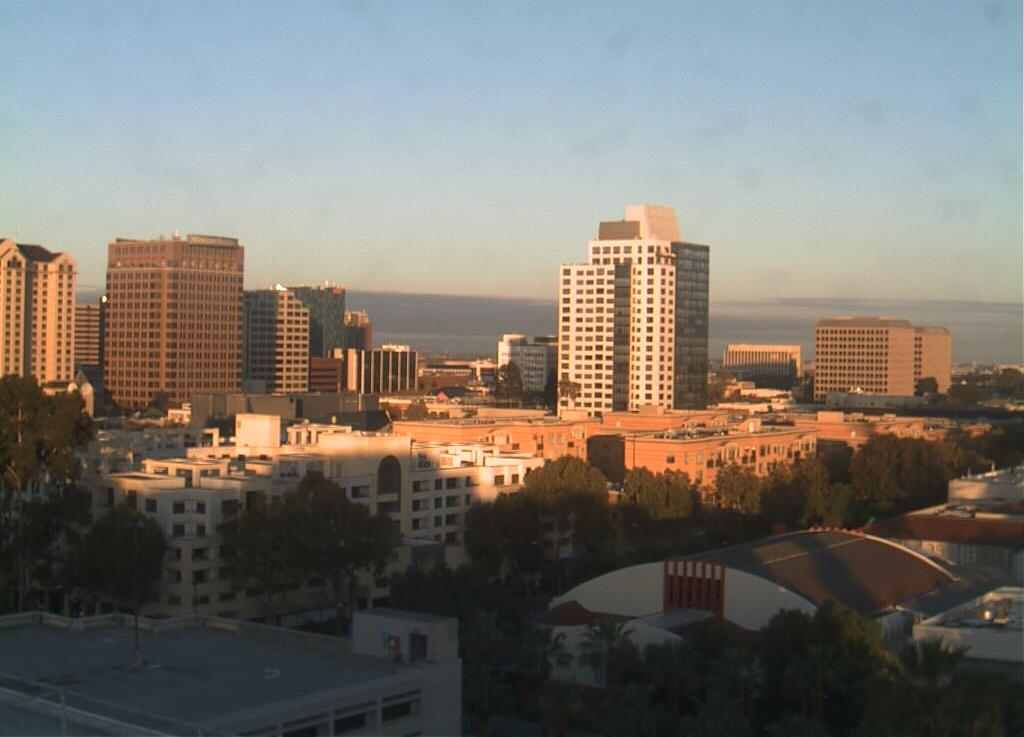
#> input picture Lessons&CourseWorks/1. IntroToComputerVision/1. ImageRepresentation&Classification/5.DayNightClassifications/day_night_images/training/day/20151101_145511.jpg, 1024 x 737 px; its folder holds only this picture in this run
$ jupyter execute --allow-errors 'Accuracy and Misclassification.ipynb'   (shell and % lines are left out)
#> lines starting #> are read from the running program, lines starting #| are printed output that depends on the picture
### Lessons&CourseWorks/1. IntroToComputerVision/1. ImageRepresentation&Classification/5.DayNightClassifications/helpers.py
# Helper functions

import os
import glob # library for loading images from a directory
import matplotlib.image as mpimg

import cv2


# This function loads in images and their labels and places them in a list
# The list contains all images and their associated labels
# For example, after data is loaded, im_list[0][:] will be the first image-label pair in the list
def load_dataset(image_dir):

    # Populate this empty image list
#> called with image_dir = 'day_night_images/training/'
    im_list = []
    image_types = ["day", "night"]

    # Iterate through each color folder
    for im_type in image_types:

        # Iterate through each image file in each image_type folder
        # glob reads in any image with the extension "image_dir/im_type/*"
        for file in glob.glob(os.path.join(image_dir, im_type, "*")):

            # Read in the image
            im = mpimg.imread(file)
#> im is the input picture: shape (737, 1024, 3); mean R, G, B 120.9, 116.4, 109.5

            # Check if the image exists/if it's been correctly read-in
            if not im is None:
                # Append the image, and it's type (red, green, yellow) to the image list
                im_list.append((im, im_type))

    return im_list


## Standardize the input images
# Resize each image to the desired input size: 600x1100px (hxw).

## Standardize the output
# With each loaded image, we also specify the expected output.
# For this, we use binary numerical values 0/1 = night/day.


# This function should take in an RGB image and return a new, standardized version
# 600 height x 1100 width image size (px x px)
def standardize_input(image):

    # Resize image and pre-process so that all "standard" images are the same size
    standard_im = cv2.resize(image, (1100, 600))

    return standard_im


# Examples:
# encode("day") should return: 1
# encode("night") should return: 0
def encode(label):

    numerical_val = 0
    if(label == 'day'):
        numerical_val = 1
    # else it is night and can stay 0

    return numerical_val

# using both functions above, standardize the input images and output labels
def standardize(image_list):

    # Empty image data array
    standard_list = []

    # Iterate through all the image-label pairs
    for item in image_list:
        image = item[0]
        label = item[1]

        # Standardize the image
        standardized_im = standardize_input(image)

        # Create a numerical label
        binary_label = encode(label)

        # Append the image, and it's one hot encoded label to the full, processed list of image data
        standard_list.append((standardized_im, binary_label))

    return standard_list


### Lessons&CourseWorks/1. IntroToComputerVision/1. ImageRepresentation&Classification/5.DayNightClassifications/Accuracy and Misclassification.ipynb
# Day and Night Image Classifier
---

The day/night image dataset consists of 200 RGB color images in two categories: day and night. There are equal numbers of each example: 100 day images and 100 night images.

We'd like to build a classifier that can accurately label these images as day or night, and that relies on finding distinguishing features between the two types of images!

*Note: All images come from the [AMOS dataset](http://cs.uky.edu/~jacobs/datasets/amos/) (Archive of Many Outdoor Scenes).*

### Import resources

Before you get started on the project code, import the libraries and resources that you'll need.

[cell 1]
import cv2 # computer vision library
import helpers

import numpy as np
import matplotlib.pyplot as plt
import matplotlib.image as mpimg

## Training and Testing Data
The 200 day/night images are separated into training and testing datasets.

* 60% of these images are training images, for you to use as you create a classifier.
* 40% are test images, which will be used to test the accuracy of your classifier.

First, we set some variables to keep track of some where our images are stored:

    image_dir_training: the directory where our training image data is stored
    image_dir_test: the directory where our test image data is stored

[cell 2]
# Image data directories
image_dir_training = "day_night_images/training/"
image_dir_test = "day_night_images/test/"

## Load the datasets

These first few lines of code will load the training day/night images and store all of them in a variable, `IMAGE_LIST`. This list contains the images and their associated label ("day" or "night").

For example, the first image-label pair in `IMAGE_LIST` can be accessed by index:
``` IMAGE_LIST[0][:]```.

[cell 3]
# Using the load_dataset function in helpers.py
# Load training data
IMAGE_LIST = helpers.load_dataset(image_dir_training)
#> IMAGE_LIST = 2 items

## Construct a `STANDARDIZED_LIST` of input images and output labels.

This function takes in a list of image-label pairs and outputs a **standardized** list of resized images and numerical labels.

[cell 4]
# Standardize all training images
STANDARDIZED_LIST = helpers.standardize(IMAGE_LIST)
#> the loop in standardize, `for item in image_list:` made 2 passes
#> (label, numerical_val in encode, binary_label) on passes 1 to 2: ('day', 1, 1), ('night', 0, 0)
#> pass 1, in standardize_input, `standard_im = cv2.resize(image, (1100, 600))`:
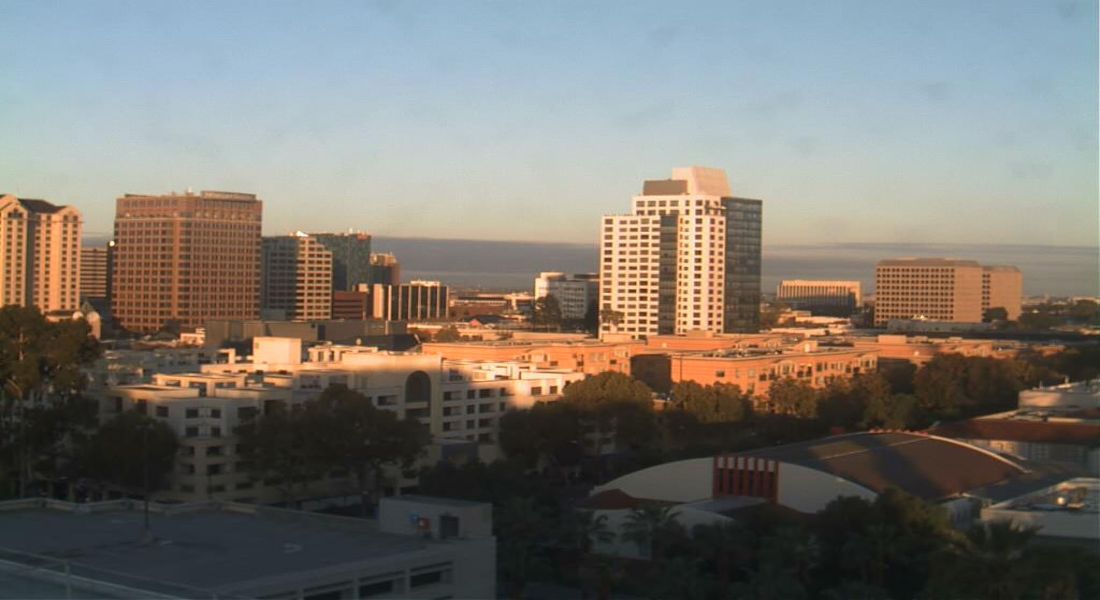
#> standard_im: shape (600, 1100, 3); mean R, G, B 120.8, 116.3, 109.4
#> pass 2, in standardize_input (call 2), `standard_im = cv2.resize(image, (1100, 600))`:
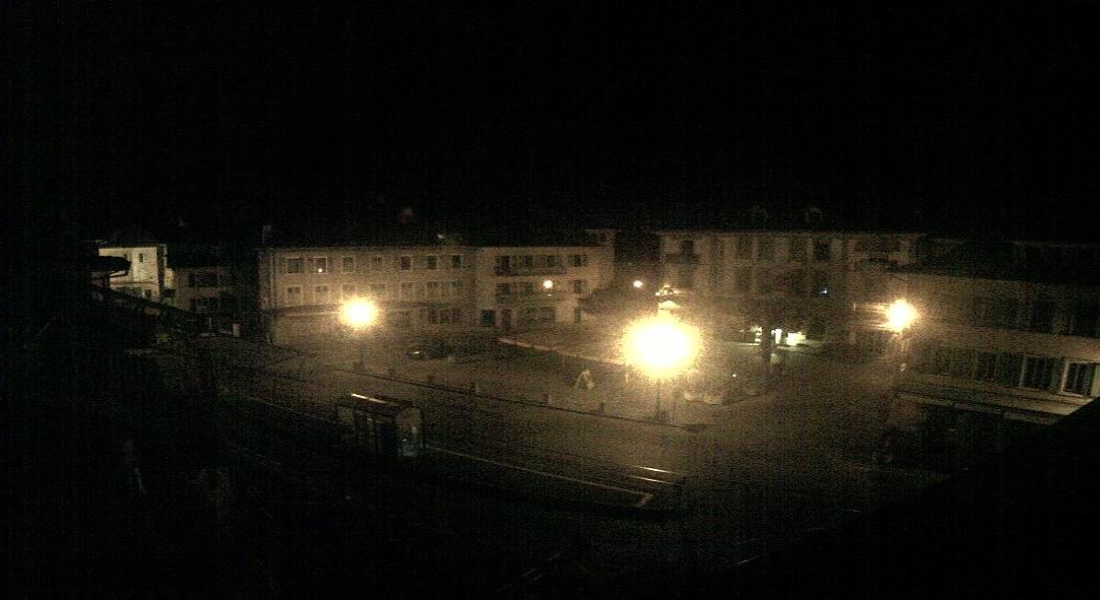
#> standard_im: shape (600, 1100, 3); mean R, G, B 24.8, 22.4, 15.6
#> STANDARDIZED_LIST = 2 items

## Visualize the standardized data

Display a standardized image from STANDARDIZED_LIST.

[cell 5]
# Display a standardized image and its label

# Select an image by index
image_num = 0
selected_image = STANDARDIZED_LIST[image_num][0]
selected_label = STANDARDIZED_LIST[image_num][1]
#> selected_label = 1

# Display image and data about it
plt.imshow(selected_image)
print("Shape: "+str(selected_image.shape))
#| Shape: (600, 1100, 3)
print("Label [1 = day, 0 = night]: " + str(selected_label))
#| Label [1 = day, 0 = night]: 1

# Feature Extraction

Create a feature that represents the brightness in an image. We'll be extracting the **average brightness** using HSV colorspace. Specifically, we'll use the V channel (a measure of brightness), add up the pixel values in the V channel, then divide that sum by the area of the image to get the average Value of the image.

---
###  Find the average brightness using the V channel

This function takes in a **standardized** RGB image and returns a feature (a single value) that represent the average level of brightness in the image. We'll use this value to classify the image as day or night.

[cell 6]
# Find the average Value or brightness of an image
def avg_brightness(rgb_image):
    # Convert image to HSV
    hsv = cv2.cvtColor(rgb_image, cv2.COLOR_RGB2HSV)

    # Add up all the pixel values in the V channel
    sum_brightness = np.sum(hsv[:,:,2])
    area = 600*1100.0  # pixels

    # find the avg
    avg = sum_brightness/area

    return avg

[cell 7]
# Testing average brightness levels
# Look at a number of different day and night images and think about
# what average brightness value separates the two types of images

# As an example, a "night" image is loaded in and its avg brightness is displayed
image_num = 190
#> (the rest of this cell did not finish here and is left out)

# Classification and Visualizing Error

In this section, we'll turn our average brightness feature into a classifier that takes in a standardized image and returns a `predicted_label` for that image. This `estimate_label` function should return a value: 0 or 1 (night or day, respectively).

---
### TODO: Build a complete classifier

Complete this code so that it returns an estimated class label given an input RGB image.

[cell 8]
# This function should take in RGB image input
def estimate_label(rgb_image):

    # TO-DO: Extract average brightness feature from an RGB image
    avg = avg_brightness(rgb_image)

    # Use the avg brightness feature to predict a label (0, 1)
    predicted_label = 0
    # TO-DO: Try out different threshold values to see what works best!
    threshold = 90
    if(avg > threshold):
        # if the average brightness is above the threshold value, we classify it as "day"
        predicted_label = 1
    # else, the predicted_label can stay 0 (it is predicted to be "night")

    return predicted_label

## Testing the classifier

Here is where we test your classification algorithm using our test set of data that we set aside at the beginning of the notebook!

Since we are using a pretty simple brightess feature, we may not expect this classifier to be 100% accurate. We'll aim for around 75-85% accuracy usin this one feature.

### Test dataset

Below, we load in the test dataset, standardize it using the `standardize` function you defined above, and then **shuffle** it; this ensures that order will not play a role in testing accuracy.

[cell 9]
import random

# Using the load_dataset function in helpers.py
# Load test data
TEST_IMAGE_LIST = helpers.load_dataset(image_dir_test)
#> TEST_IMAGE_LIST = 2 items

# Standardize the test data
STANDARDIZED_TEST_LIST = helpers.standardize(TEST_IMAGE_LIST)
#> the loop in standardize (call 2), `for item in image_list:` made 2 passes
#> STANDARDIZED_TEST_LIST = 2 items

# Shuffle the standardized test data
random.shuffle(STANDARDIZED_TEST_LIST)

## Determine the Accuracy

Compare the output of your classification algorithm (a.k.a. your "model") with the true labels and determine the accuracy.

This code stores all the misclassified images, their predicted labels, and their true labels, in a list called `misclassified`.

[cell 10]
# Constructs a list of misclassified images given a list of test images and their labels
def get_misclassified_images(test_images):
    # Track misclassified images by placing them into a list
    misclassified_images_labels = []

    # Iterate through all the test images
    # Classify each image and compare to the true label
    for image in test_images:

        # Get true data
        im = image[0]
        true_label = image[1]

        # Get predicted label from your classifier
        predicted_label = estimate_label(im)

        # Compare true and predicted labels
        if(predicted_label != true_label):
            # If these labels are not equal, the image has been misclassified
            misclassified_images_labels.append((im, predicted_label, true_label))
#> this loop made 2 passes
#> (true_label, predicted_label, threshold in estimate_label) on passes 1 to 2: (1, 1, 90), (0, 0, 90)
#> after the loop, misclassified_images_labels = []

    # Return the list of misclassified [image, predicted_label, true_label] values
    return misclassified_images_labels

[cell 11]
# Find all misclassified images in a given test set
MISCLASSIFIED = get_misclassified_images(STANDARDIZED_TEST_LIST)
#> MISCLASSIFIED = []

# Accuracy calculations
total = len(STANDARDIZED_TEST_LIST)
#> total = 2
num_correct = total - len(MISCLASSIFIED)
#> num_correct = 2
accuracy = num_correct/total
#> accuracy = 1

print('Accuracy: ' + str(accuracy))
#| Accuracy: 1.0
print("Number of misclassified images = " + str(len(MISCLASSIFIED)) +' out of '+ str(total))
#| Number of misclassified images = 0 out of 2
